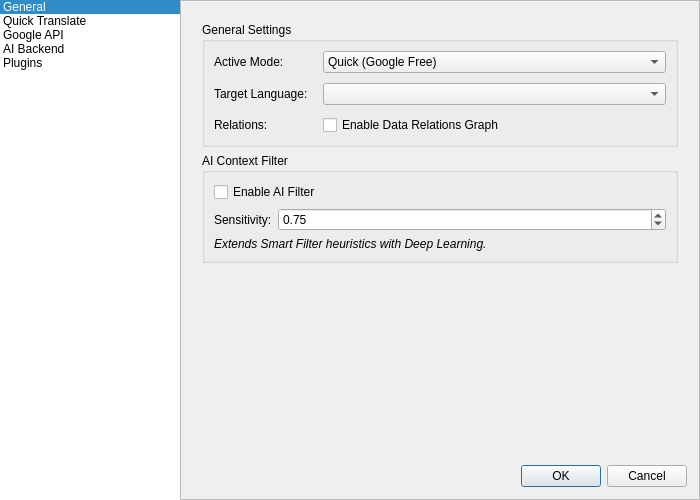
<?xml version="1.0" encoding="UTF-8"?>
<ui version="4.0">
 <class>SettingsDialog</class>
 <widget class="QDialog" name="SettingsDialog">
  <property name="geometry">
   <rect>
    <x>0</x>
    <y>0</y>
    <width>700</width>
    <height>500</height>
   </rect>
  </property>
  <property name="windowTitle">
   <string>Settings</string>
  </property>
  <layout class="QHBoxLayout" name="horizontalLayout_main">
   <property name="spacing">
    <number>0</number>
   </property>
   <property name="leftMargin">
    <number>0</number>
   </property>
   <property name="topMargin">
    <number>0</number>
   </property>
   <property name="rightMargin">
    <number>0</number>
   </property>
   <property name="bottomMargin">
    <number>0</number>
   </property>
   <item>
    <widget class="QListWidget" name="settingsListWidget">
     <property name="maximumSize">
      <size>
       <width>180</width>
       <height>16777215</height>
      </size>
     </property>
     <property name="frameShape">
      <enum>QFrame::NoFrame</enum>
     </property>
     <property name="currentRow">
      <number>0</number>
     </property>
     <item>
      <property name="text">
       <string>General</string>
      </property>
     </item>
     <item>
      <property name="text">
       <string>Quick Translate</string>
      </property>
     </item>
     <item>
      <property name="text">
       <string>Google API</string>
      </property>
     </item>
     <item>
      <property name="text">
       <string>AI Backend</string>
      </property>
     </item>
     <item>
      <property name="text">
       <string>Plugins</string>
      </property>
     </item>
    </widget>
   </item>
   <item>
    <widget class="QFrame" name="frame_content">
     <property name="frameShape">
      <enum>QFrame::StyledPanel</enum>
     </property>
     <property name="frameShadow">
      <enum>QFrame::Raised</enum>
     </property>
     <layout class="QVBoxLayout" name="verticalLayout_content">
      <property name="spacing">
       <number>12</number>
      </property>
      <property name="leftMargin">
       <number>12</number>
      </property>
      <property name="topMargin">
       <number>12</number>
      </property>
      <property name="rightMargin">
       <number>12</number>
      </property>
      <property name="bottomMargin">
       <number>12</number>
      </property>
      <item>
       <widget class="QStackedWidget" name="configStackedWidget">
        <property name="currentIndex">
         <number>0</number>
        </property>
        <!-- Page 0: General -->
        <widget class="QWidget" name="page_general">
         <layout class="QVBoxLayout" name="verticalLayout_general">
          <item>
           <widget class="QGroupBox" name="generalGroupBox">
            <property name="title">
             <string>General Settings</string>
            </property>
            <layout class="QFormLayout" name="formLayout_general">
             <property name="horizontalSpacing">
              <number>15</number>
             </property>
             <property name="verticalSpacing">
              <number>10</number>
             </property>
             <item row="0" column="0">
              <widget class="QLabel" name="activeModeLabel">
               <property name="text">
                <string>Active Mode:</string>
               </property>
              </widget>
             </item>
             <item row="0" column="1">
              <widget class="QComboBox" name="translatorModeComboBox">
               <item>
                <property name="text">
                 <string>Quick (Google Free)</string>
                </property>
               </item>
               <item>
                <property name="text">
                 <string>Professional (Google API)</string>
                </property>
               </item>
               <item>
                <property name="text">
                 <string>AI-Powered (LLM)</string>
                </property>
               </item>
               <item>
                <property name="text">
                 <string>Plugins (Lua)</string>
                </property>
               </item>
              </widget>
             </item>
             <item row="1" column="0">
              <widget class="QLabel" name="targetLanguageLabel">
               <property name="text">
                <string>Target Language:</string>
               </property>
              </widget>
             </item>
             <item row="1" column="1">
              <widget class="QComboBox" name="targetLanguageComboBox"/>
             </item>
             <item row="2" column="0">
              <widget class="QLabel" name="label_relations">
               <property name="text">
                <string>Relations:</string>
               </property>
              </widget>
             </item>
             <item row="2" column="1">
              <widget class="QCheckBox" name="enableRelationsCheckBox">
               <property name="text">
                <string>Enable Data Relations Graph</string>
               </property>
              </widget>
             </item>
            </layout>
           </widget>
          </item>
          <item>
           <widget class="QGroupBox" name="aiFilterGroupBox">
            <property name="title">
             <string>AI Context Filter</string>
            </property>
            <layout class="QFormLayout" name="formLayout_ai">
             <item row="0" column="0" colspan="2">
              <widget class="QCheckBox" name="enableAiFilterCheckBox">
               <property name="text">
                <string>Enable AI Filter</string>
               </property>
              </widget>
             </item>
             <item row="1" column="0">
              <widget class="QLabel" name="label_ai_sensitivity">
               <property name="text">
                <string>Sensitivity:</string>
               </property>
              </widget>
             </item>
             <item row="1" column="1">
              <widget class="QDoubleSpinBox" name="aiFilterThresholdSpinBox">
               <property name="maximum">
                <double>1.0</double>
               </property>
               <property name="singleStep">
                <double>0.05</double>
               </property>
               <property name="value">
                <double>0.75</double>
               </property>
              </widget>
             </item>
             <item row="2" column="0" colspan="2">
              <widget class="QLabel" name="aiInfoLabel">
               <property name="text">
                <string>&lt;html&gt;&lt;head/&gt;&lt;body&gt;&lt;p&gt;&lt;span style=&quot; font-style:italic;&quot;&gt;Extends Smart Filter heuristics with Deep Learning.&lt;/span&gt;&lt;/p&gt;&lt;/body&gt;&lt;/html&gt;</string>
               </property>
               <property name="wordWrap">
                <bool>true</bool>
               </property>
              </widget>
             </item>
            </layout>
           </widget>
          </item>
          <item>
           <spacer name="verticalSpacer_general">
            <property name="orientation">
             <enum>Qt::Vertical</enum>
            </property>
            <property name="sizeHint" stdset="0">
             <size>
              <width>20</width>
              <height>40</height>
             </size>
            </property>
           </spacer>
          </item>
         </layout>
        </widget>
        <!-- Page 1: Quick Translate -->
        <widget class="QWidget" name="page_quick">
         <layout class="QVBoxLayout" name="verticalLayout_quick">
          <item>
           <widget class="QLabel" name="label_quick_info">
            <property name="text">
             <string>No specific settings for Quick Translate.</string>
            </property>
            <property name="alignment">
             <set>Qt::AlignCenter</set>
            </property>
           </widget>
          </item>
         </layout>
        </widget>
        <!-- Page 2: Professional (Google API) -->
        <widget class="QWidget" name="page_professional">
         <layout class="QFormLayout" name="formLayout_professional">
          <property name="horizontalSpacing">
           <number>15</number>
          </property>
          <property name="verticalSpacing">
           <number>10</number>
          </property>
          <item row="0" column="0">
           <widget class="QLabel" name="googleApiKeyLabel">
            <property name="text">
             <string>API Key:</string>
            </property>
           </widget>
          </item>
          <item row="0" column="1">
           <widget class="QLineEdit" name="googleApiKeyEdit"/>
          </item>
         </layout>
        </widget>
        <!-- Page 3: AI Backend -->
        <widget class="QWidget" name="page_ai_powered">
         <layout class="QVBoxLayout" name="verticalLayout_ai">
          <item>
           <widget class="QGroupBox" name="llmProviderGroup">
            <property name="title">
             <string>LLM Provider Settings</string>
            </property>
            <layout class="QFormLayout" name="formLayout_ai_powered">
             <item row="0" column="0">
              <widget class="QLabel" name="llmProviderLabel">
               <property name="text">
                <string>Provider:</string>
               </property>
              </widget>
             </item>
             <item row="0" column="1">
              <widget class="QComboBox" name="llmProviderComboBox">
               <item>
                <property name="text">
                 <string>Google AI</string>
                </property>
               </item>
               <item>
                <property name="text">
                 <string>Anthropic</string>
                </property>
               </item>
              </widget>
             </item>
             <item row="1" column="0">
              <widget class="QLabel" name="llmApiKeyLabel">
               <property name="text">
                <string>API Key:</string>
               </property>
              </widget>
             </item>
             <item row="1" column="1">
              <widget class="QLineEdit" name="llmApiKeyEdit"/>
             </item>
             <item row="2" column="0">
              <widget class="QLabel" name="llmModelLabel">
               <property name="text">
                <string>Model:</string>
               </property>
              </widget>
             </item>
             <item row="2" column="1">
              <widget class="QComboBox" name="llmModelComboBox"/>
             </item>
             <item row="3" column="0" colspan="2">
              <widget class="QGroupBox" name="llmAdvancedGroupBox">
               <property name="title">
                <string>Advanced</string>
               </property>
               <property name="checkable">
                <bool>true</bool>
               </property>
               <property name="checked">
                <bool>false</bool>
               </property>
               <layout class="QFormLayout" name="formLayout_advanced">
                <item row="0" column="0">
                 <widget class="QLabel" name="llmBaseUrlLabel">
                  <property name="text">
                   <string>Base URL:</string>
                  </property>
                 </widget>
                </item>
                <item row="0" column="1">
                 <widget class="QLineEdit" name="llmBaseUrlEdit"/>
                </item>
               </layout>
              </widget>
             </item>
            </layout>
           </widget>
          </item>
          <item>
           <spacer name="verticalSpacer_ai">
            <property name="orientation">
             <enum>Qt::Vertical</enum>
            </property>
            <property name="sizeHint" stdset="0">
             <size>
              <width>20</width>
              <height>40</height>
             </size>
            </property>
           </spacer>
          </item>
         </layout>
        </widget>
        <!-- Page 4: Plugins -->
        <widget class="QWidget" name="page_plugins">
         <layout class="QHBoxLayout" name="horizontalLayout_plugins">
          <item>
           <widget class="QListWidget" name="pluginListWidget">
            <property name="maximumSize">
             <size>
              <width>150</width>
              <height>16777215</height>
             </size>
            </property>
           </widget>
          </item>
          <item>
           <layout class="QVBoxLayout" name="verticalLayout_plugins_right">
            <item>
             <widget class="QCheckBox" name="pluginEnabledCheckBox">
              <property name="enabled">
               <bool>false</bool>
              </property>
              <property name="text">
               <string>Enable Plugin</string>
              </property>
             </widget>
            </item>
            <item>
             <widget class="QScrollArea" name="pluginSettingsScrollArea">
              <property name="widgetResizable">
               <bool>true</bool>
              </property>
              <widget class="QWidget" name="pluginSettingsContainer">
               <property name="geometry">
                <rect>
                 <x>0</x>
                 <y>0</y>
                 <width>256</width>
                 <height>228</height>
                </rect>
               </property>
               <layout class="QFormLayout" name="formLayout_plugins"/>
              </widget>
             </widget>
            </item>
           </layout>
          </item>
         </layout>
        </widget>
       </widget>
      </item>
      <item>
       <widget class="QDialogButtonBox" name="buttonBox">
        <property name="standardButtons">
         <set>QDialogButtonBox::Cancel|QDialogButtonBox::Ok</set>
        </property>
       </widget>
      </item>
     </layout>
    </widget>
   </item>
  </layout>
 </widget>
 <resources/>
 <connections>
  <connection>
   <sender>buttonBox</sender>
   <signal>accepted()</signal>
   <receiver>SettingsDialog</receiver>
   <slot>accept()</slot>
  </connection>
  <connection>
   <sender>buttonBox</sender>
   <signal>rejected()</signal>
   <receiver>SettingsDialog</receiver>
   <slot>reject()</slot>
  </connection>
  <!-- Link Sidebar to StackedWidget -->
  <connection>
   <sender>settingsListWidget</sender>
   <signal>currentRowChanged(int)</signal>
   <receiver>configStackedWidget</receiver>
   <slot>setCurrentIndex(int)</slot>
  </connection>
 </connections>
</ui>
